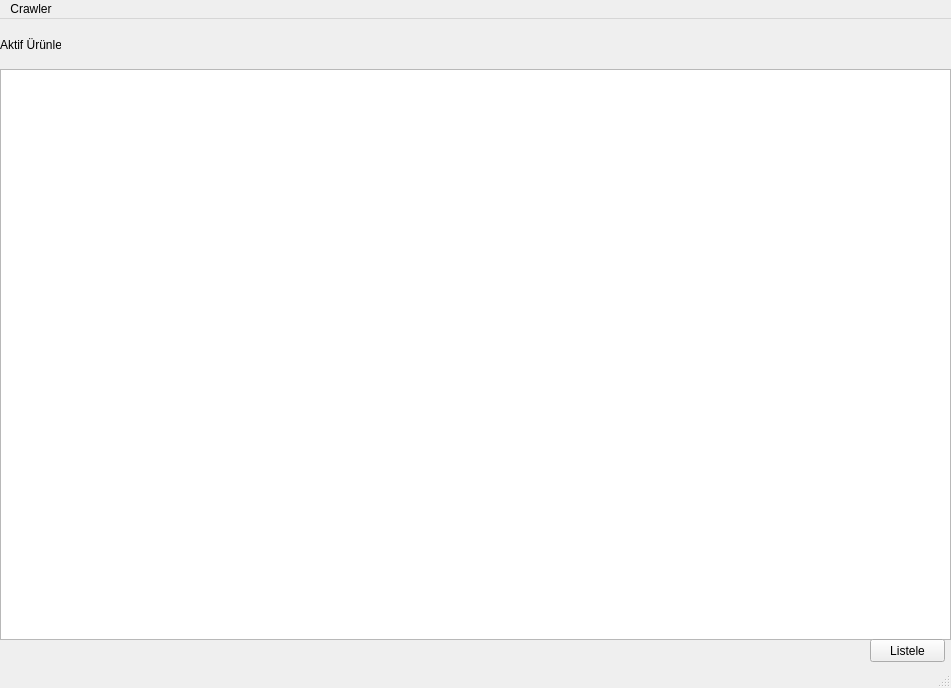
<?xml version="1.0" encoding="UTF-8"?>
<ui version="4.0">
 <class>MainWindow</class>
 <widget class="QMainWindow" name="MainWindow">
  <property name="geometry">
   <rect>
    <x>0</x>
    <y>0</y>
    <width>951</width>
    <height>688</height>
   </rect>
  </property>
  <property name="windowTitle">
   <string>MainWindow</string>
  </property>
  <property name="windowOpacity">
   <double>1.000000000000000</double>
  </property>
  <widget class="QWidget" name="centralwidget">
   <widget class="QTableView" name="tbwg_listele">
    <property name="geometry">
     <rect>
      <x>0</x>
      <y>50</y>
      <width>951</width>
      <height>571</height>
     </rect>
    </property>
   </widget>
   <widget class="QPushButton" name="btn_listele">
    <property name="geometry">
     <rect>
      <x>870</x>
      <y>620</y>
      <width>75</width>
      <height>23</height>
     </rect>
    </property>
    <property name="text">
     <string>Listele</string>
    </property>
   </widget>
   <widget class="QLabel" name="label">
    <property name="geometry">
     <rect>
      <x>0</x>
      <y>10</y>
      <width>61</width>
      <height>31</height>
     </rect>
    </property>
    <property name="text">
     <string>Aktif Ürünler</string>
    </property>
   </widget>
  </widget>
  <widget class="QMenuBar" name="menubar">
   <property name="geometry">
    <rect>
     <x>0</x>
     <y>0</y>
     <width>951</width>
     <height>21</height>
    </rect>
   </property>
   <widget class="QMenu" name="menuCrawler">
    <property name="title">
     <string>Crawler</string>
    </property>
    <addaction name="action_r_n_Ekle"/>
   </widget>
   <addaction name="menuCrawler"/>
  </widget>
  <widget class="QStatusBar" name="statusbar"/>
  <action name="action_r_n_Ekle">
   <property name="text">
    <string>Ürün Ekle</string>
   </property>
  </action>
 </widget>
 <resources/>
 <connections/>
</ui>
